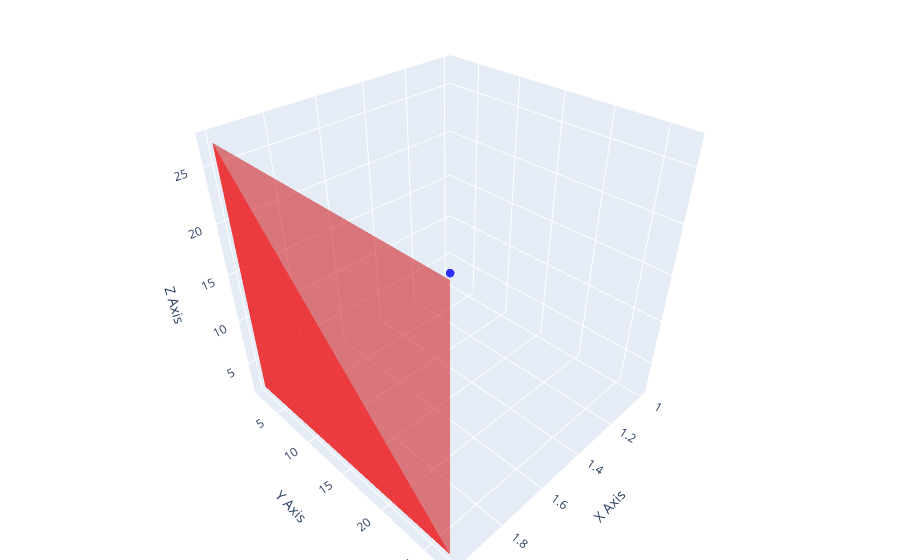

Notebook cell for this chart:
### Code cell
import plotly.graph_objs as go
import plotly.io as pio

def Visualize3DPointsAndSlices(points_list, colors=None, sliceList:list[Slice]=None):
    """
    Visualizes multiple lists of 3D points and optionally adds 3D planes representing slices, each with a different color,
    in an interactive 3D plot.

    Parameters:
        points_list (list of lists): A list of lists, where each sublist contains arrays of 3D points (x, y, z).
        colors (list of str): A list of colors for each set of points. Defaults to None, which uses a default color cycle.
        sliceList (list of dicts): A list of slices, where each slice is a dictionary with properties:
                                   'pixelSpacing' (2D vector), 'data' (2D numpy array), 
                                   'position' (3D vector), and 'orientation' (6D vector).
    """
    data = []
    
    # Generate a color palette if no colors are provided
    if colors is None:
        colors = ['blue', 'red', 'green', 'purple', 'orange', 'yellow', 'cyan', 'magenta']
    colorIdx=0
    
    # Loop through each list of points and corresponding color
    for i, points in enumerate(points_list):
        x_coords = [point[0] for point in points]
        y_coords = [point[1] for point in points]
        z_coords = [point[2] for point in points]
        
        scatter = go.Scatter3d(
            x=x_coords, 
            y=y_coords, 
            z=z_coords,
            mode='markers',
            marker=dict(
                size=5,
                color=colors[colorIdx % len(colors)],  # Cycle through the colors if more point sets than colors
                opacity=0.8
            ),
            name=f'Set {i+1}'  # Optional: Name each set
        )
        colorIdx += 1
        
        data.append(scatter)
    
    # Loop through each slice in the sliceList and add the plane
    if sliceList is not None:
        for idx, slice in enumerate(sliceList):
            # Extract the slice properties
            pixel_spacing = slice.pixelSpacing  # 2D vector
            position = np.array(slice.position)  # 3D vector
            orientation = np.array(slice.orientation)  # 6D vector (first 3 for row, next 3 for column)
            
            # Split the orientation into row and column vectors
            row_vector = orientation[:3]
            column_vector = orientation[3:]
            
            slice_height, slice_width = slice.data.shape  # Dimensions of the 2D slice (in pixels)
            
            # Calculate the four corners of the slice plane in 3D space
            top_left = position
            top_right = top_left + row_vector * slice_width * pixel_spacing[0]
            bottom_left = top_left + column_vector * slice_height * pixel_spacing[1]
            bottom_right = bottom_left + row_vector * slice_width * pixel_spacing[0]
            
            # Coordinates of the four corners
            x_coords = [top_left[0], top_right[0], bottom_right[0], bottom_left[0]]
            y_coords = [top_left[1], top_right[1], bottom_right[1], bottom_left[1]]
            z_coords = [top_left[2], top_right[2], bottom_right[2], bottom_left[2]]
            
            # Add the slice plane as a mesh to the plot
            plane = go.Mesh3d(
                x=x_coords,
                y=y_coords,
                z=z_coords,
                color=colors[colorIdx % len(colors)],  # Cycle through the colors if more slices than colors
                opacity=0.5,
                i=[0, 0, 0],
                j=[1, 2, 3],
                k=[2, 3, 1],
                name=f'Slice {idx+1}'  # Name each slice
            )
            
            data.append(plane)
    
    # Creating the layout for the plot
    layout = go.Layout(
        scene=dict(
            xaxis=dict(title='X Axis'),
            yaxis=dict(title='Y Axis'),
            zaxis=dict(title='Z Axis')
        ),
        margin=dict(l=0, r=0, b=0, t=0),  # Set margins
        legend=dict(x=0, y=1)  # Position the legend
    )
    
    fig = go.Figure(data=data, layout=layout)
    
    pio.show(fig)
    # return fig

Visualize3DPointsAndSlices(np.array([[[1,2,3]]]), sliceList=[Slice(np.random.random((50,50)), "123", "123", np.array([2,2,2]), np.array([0,1,0,0,0,1]), [0.5,0.5], [0.5,0.5])])

### Figure 1 — Plotly figure (JSON) as saved in the notebook; plotly's stock layout.template omitted (floating-point values rounded to 4 significant figures)
{"data": [{"marker": {"color": "blue", "opacity": 0.8, "size": 5}, "mode": "markers", "name": "Set 1", "type": "scatter3d", "x": [1], "y": [2], "z": [3]}, {"color": "red", "i": [0, 0, 0], "j": [1, 2, 3], "k": [2, 3, 1], "name": "Slice 1", "opacity": 0.5, "type": "mesh3d", "x": [2, 2, 2, 2], "y": [2, 27, 27, 2], "z": [2, 2, 27, 27]}], "layout": {"legend": {"x": 0, "y": 1}, "margin": {"b": 0, "l": 0, "r": 0, "t": 0}, "scene": {"xaxis": {"title": {"text": "X Axis"}}, "yaxis": {"title": {"text": "Y Axis"}}, "zaxis": {"title": {"text": "Z Axis"}}}}}
